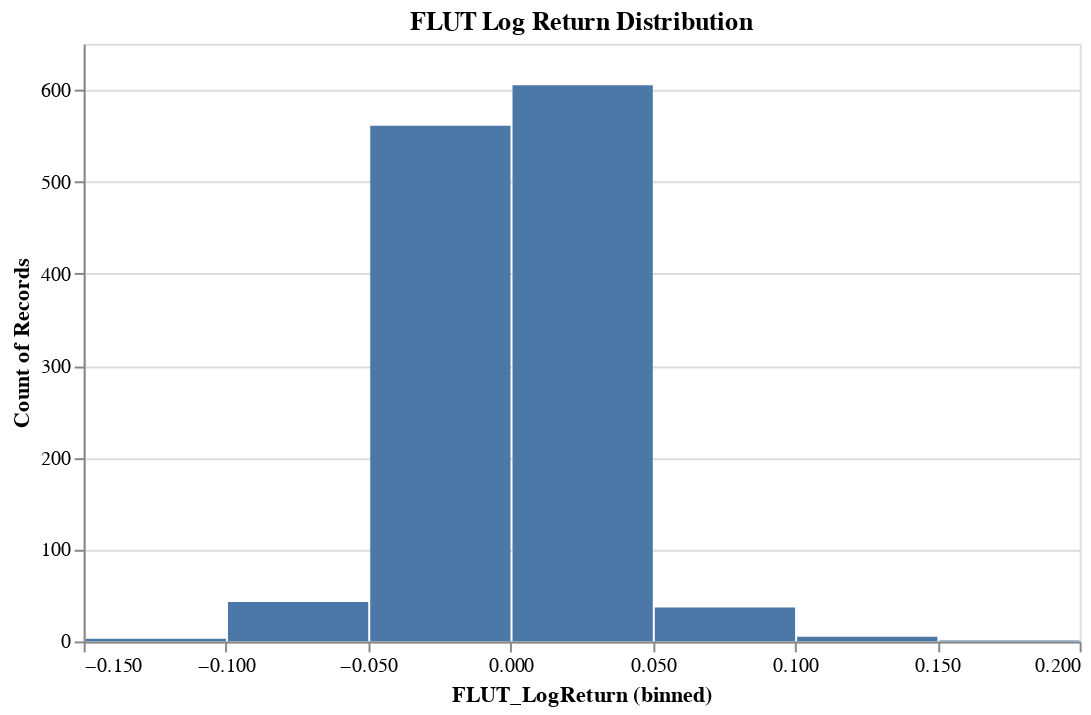

The notebook cell saved with this chart:
### Code cell
COMBINED['FLUT_LogReturn'].plot.hist().properties(width=500, title="FLUT Log Return Distribution")

### Figure 1 — Vega-Lite specification as saved in the notebook (floating-point values rounded to 4 significant figures; data arrays with more than 128 entries replaced by an {"elided": "..."} marker saying what was removed)
{"config": {"view": {"continuousWidth": 300, "continuousHeight": 300}}, "data": {"name": "data-48881d1728e2d0d9870f0c6f5240b32d"}, "mark": {"type": "bar", "tooltip": true}, "encoding": {"x": {"bin": true, "field": "FLUT_LogReturn", "type": "quantitative"}, "y": {"aggregate": "count", "type": "quantitative"}}, "params": [{"name": "param_2", "select": {"type": "interval", "encodings": ["x", "y"]}, "bind": "scales"}], "title": "FLUT Log Return Distribution", "width": 500, "$schema": "https://vega.github.io/schema/vega-lite/v5.20.1.json", "datasets": {"data-48881d1728e2d0d9870f0c6f5240b32d": {"elided": "1255 records"}}}
